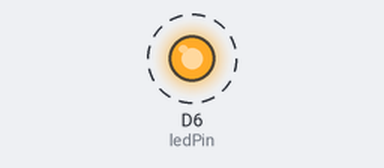
A sketch run on a simulated ESP8266 (NodeMCU). Shown: output pins drawn as LEDs (lit = HIGH). Dashed ring = blinking.

Above: at 3.3 s.
Timing chart, 0 to 5.9 s (numbered marks = the images above):
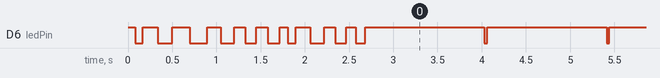

The sketch:

phosporlamp.ino
```cpp
int ledPin = D6; // lamp led
// Simple pseudorandom function
unsigned long pseudoRandom(unsigned long seed) { //pseudorandom seed for incompatible basic mcus
  seed = (seed * 1103515245 + 12345) % 2147483648;
  return seed;
}

void setup() {
  pinMode(ledPin, OUTPUT);

  // Initialize seed
  unsigned long seed = 87761;

  // phosphor startup
  for (int i = 0; i < 10; i++) {
    digitalWrite(ledPin, HIGH); //invert if needed
    delay(pseudoRandom(seed) % 150 + 50);
    digitalWrite(ledPin, LOW); //invert if needed
    delay(pseudoRandom(seed) % 150 + 50);
    seed = pseudoRandom(seed); // Update seed
  }
}

void loop() {
  // Initialize seed
  unsigned long seed = 12134;

  // flicker (every second or so a tiny flick)
  digitalWrite(ledPin, HIGH); //invert if needed
  delay(pseudoRandom(seed) % 500 + 954);
  digitalWrite(ledPin, LOW); //invert if needed
  delay(pseudoRandom(seed) % 126 + 31);
  seed = pseudoRandom(seed); // Update seed
}
```
